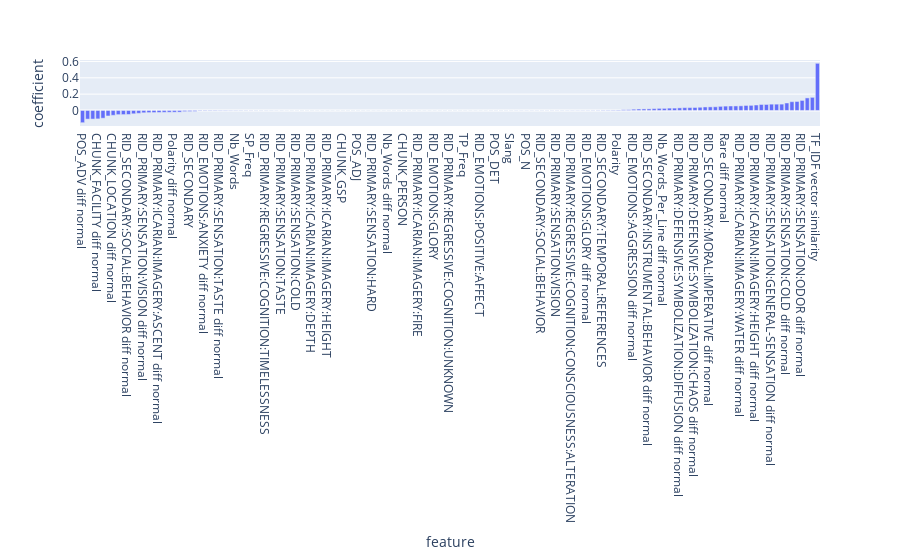
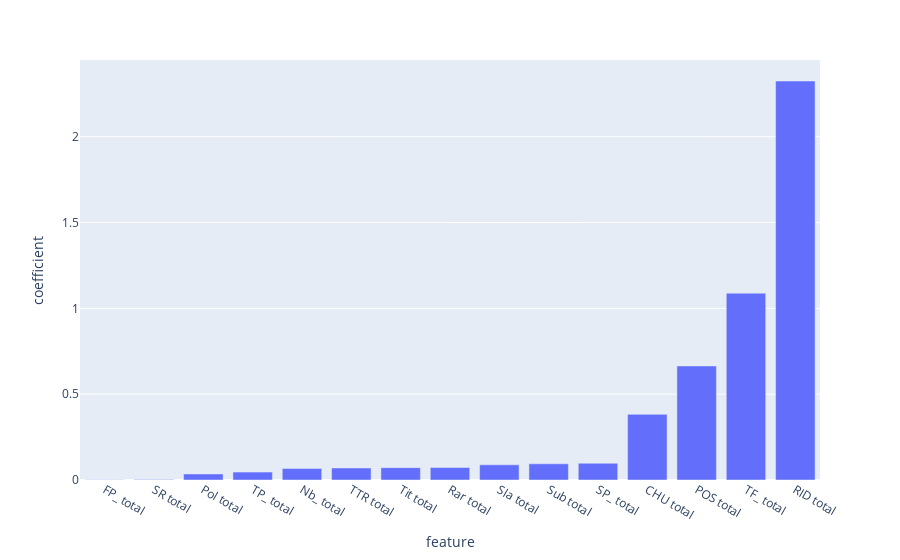
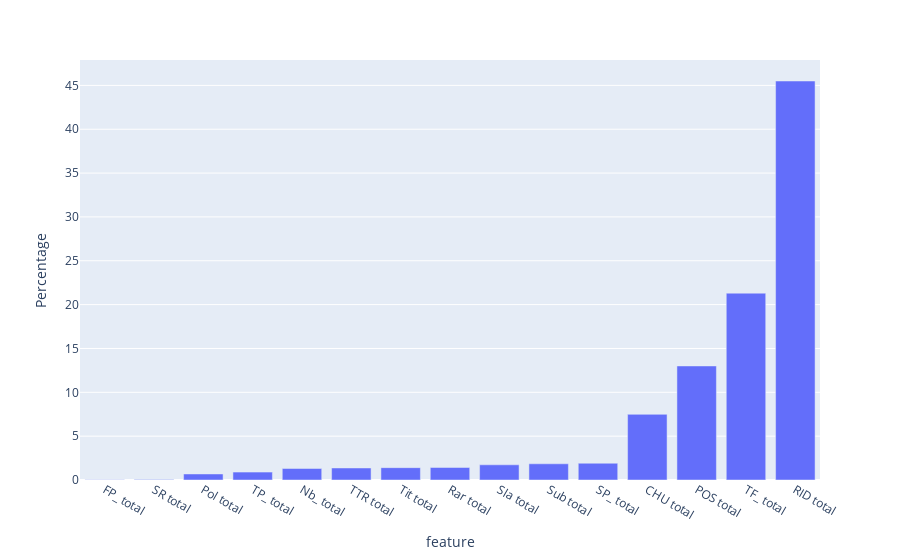
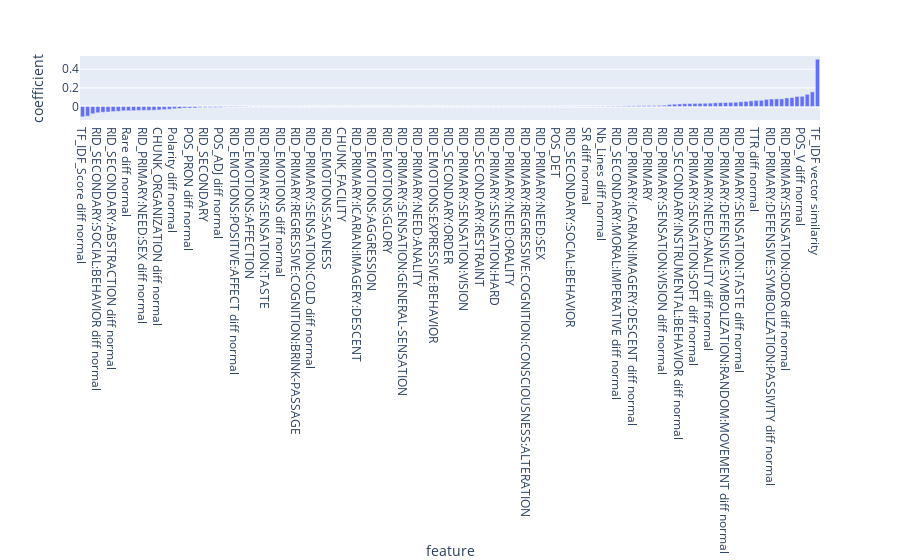

Notebook code cell kept with these figures, in order:
### Code cell
nlist=[2**i for i in range(1, 5)]
arr=[]
brr=[]
crr=[]
yrr=[]
top=[]
fts = np.array(df.columns)
for n in nlist:
    top =[2**i for i in range(0, (int)(np.log2(n//2)+1))]
    ar,br,cr,y_test,fts = logistic(n_art=n,df =df, top = top)
    arr.append(ar)
    brr.append(br)
    crr.append(cr)
    yrr.append(y_test)
feature_imp(crr=crr, fts = fts)

### Figure 1 — Plotly figure (JSON) as saved in the notebook; plotly's stock layout.template omitted (floating-point values rounded to 4 significant figures; data arrays with more than 128 entries replaced by an {"elided": "..."} marker saying what was removed)
{"data": [{"alignmentgroup": "True", "hovertemplate": "feature=%{x}<br>coefficient=%{y}<extra></extra>", "legendgroup": "", "marker": {"color": "#636efa", "pattern": {"shape": ""}}, "name": "", "offsetgroup": "", "orientation": "v", "showlegend": false, "textposition": "auto", "type": "bar", "x": {"elided": "145 str values"}, "xaxis": "x", "y": {"elided": "145 float values"}, "yaxis": "y"}], "layout": {"barmode": "relative", "legend": {"tracegroupgap": 0}, "margin": {"t": 60}, "xaxis": {"anchor": "y", "domain": [0, 1], "title": {"text": "feature"}}, "yaxis": {"anchor": "x", "domain": [0, 1], "title": {"text": "coefficient"}}}}

### Figure 2 — Plotly figure (JSON) as saved in the notebook; plotly's stock layout.template omitted (floating-point values rounded to 4 significant figures)
{"data": [{"alignmentgroup": "True", "hovertemplate": "feature=%{x}<br>coefficient=%{y}<extra></extra>", "legendgroup": "", "marker": {"color": "#636efa", "pattern": {"shape": ""}}, "name": "", "offsetgroup": "", "orientation": "v", "showlegend": false, "textposition": "auto", "type": "bar", "x": ["FP_ total", "SR total", "Pol total", "TP_ total", "Nb_ total", "TTR total", "Tit total", "Rar total", "Sla total", "Sub total", "SP_ total", "CHU total", "POS total", "TF_ total", "RID total"], "xaxis": "x", "y": [0.002084, 0.002696, 0.03519, 0.04593, 0.06704, 0.0701, 0.07183, 0.07301, 0.08857, 0.09445, 0.09771, 0.3826, 0.6645, 1.089, 2.325], "yaxis": "y"}], "layout": {"barmode": "relative", "legend": {"tracegroupgap": 0}, "margin": {"t": 60}, "xaxis": {"anchor": "y", "domain": [0, 1], "title": {"text": "feature"}}, "yaxis": {"anchor": "x", "domain": [0, 1], "title": {"text": "coefficient"}}}}

### Figure 3 — Plotly figure (JSON) as saved in the notebook; plotly's stock layout.template omitted (floating-point values rounded to 4 significant figures)
{"data": [{"alignmentgroup": "True", "hovertemplate": "feature=%{x}<br>Percentage=%{y}<extra></extra>", "legendgroup": "", "marker": {"color": "#636efa", "pattern": {"shape": ""}}, "name": "", "offsetgroup": "", "orientation": "v", "showlegend": false, "textposition": "auto", "type": "bar", "x": ["FP_ total", "SR total", "Pol total", "TP_ total", "Nb_ total", "TTR total", "Tit total", "Rar total", "Sla total", "Sub total", "SP_ total", "CHU total", "POS total", "TF_ total", "RID total"], "xaxis": "x", "y": [0.04079, 0.05276, 0.6888, 0.899, 1.312, 1.372, 1.406, 1.429, 1.734, 1.849, 1.913, 7.489, 13.01, 21.31, 45.5], "yaxis": "y"}], "layout": {"barmode": "relative", "legend": {"tracegroupgap": 0}, "margin": {"t": 60}, "xaxis": {"anchor": "y", "domain": [0, 1], "title": {"text": "feature"}}, "yaxis": {"anchor": "x", "domain": [0, 1], "title": {"text": "Percentage"}}}}

### Figure 4 — Plotly figure (JSON) as saved in the notebook; plotly's stock layout.template omitted (floating-point values rounded to 4 significant figures; data arrays with more than 128 entries replaced by an {"elided": "..."} marker saying what was removed)
{"data": [{"alignmentgroup": "True", "hovertemplate": "feature=%{x}<br>coefficient=%{y}<extra></extra>", "legendgroup": "", "marker": {"color": "#636efa", "pattern": {"shape": ""}}, "name": "", "offsetgroup": "", "orientation": "v", "showlegend": false, "textposition": "auto", "type": "bar", "x": {"elided": "145 str values"}, "xaxis": "x", "y": {"elided": "145 float values"}, "yaxis": "y"}], "layout": {"barmode": "relative", "legend": {"tracegroupgap": 0}, "margin": {"t": 60}, "xaxis": {"anchor": "y", "domain": [0, 1], "title": {"text": "feature"}}, "yaxis": {"anchor": "x", "domain": [0, 1], "title": {"text": "coefficient"}}}}
